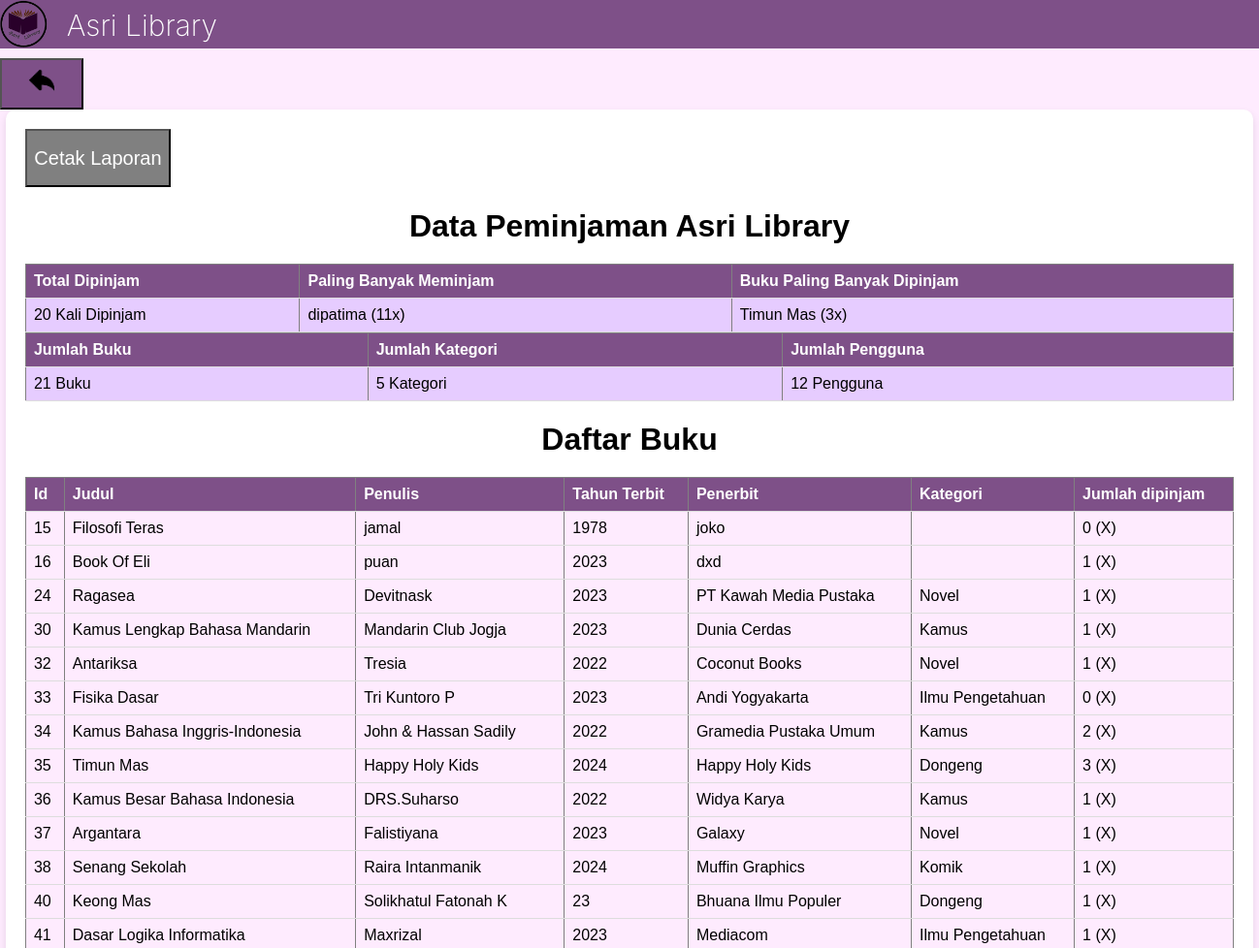
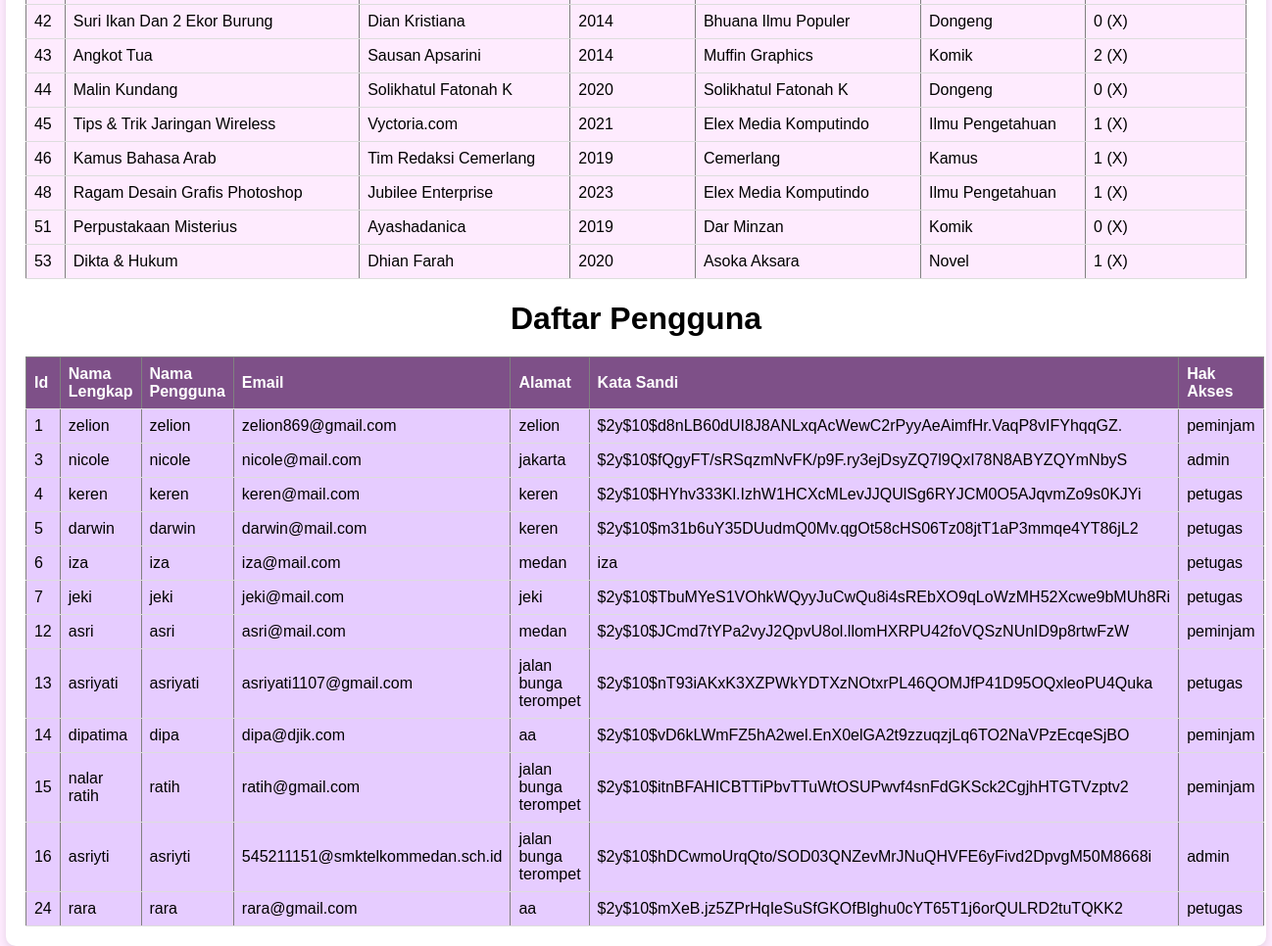
Page /admin/laporan.php (signed in) on the committed database (2 pictures, top to bottom).
### tables this page shows
CREATE TABLE `buku` (
  `id` int(12) NOT NULL,
  `judul` varchar(255) DEFAULT NULL,
  `penulis` varchar(255) DEFAULT NULL,
  `penerbit` varchar(255) DEFAULT NULL,
  `tahun_terbit` int(12) DEFAULT NULL,
  `gambar` varchar(255) DEFAULT NULL,
  `sinopsis` longtext DEFAULT NULL
);

CREATE TABLE `user` (
  `id` int(12) NOT NULL,
  `nama_lengkap` varchar(255) DEFAULT NULL,
  `username` varchar(50) DEFAULT NULL,
  `email` varchar(50) DEFAULT NULL,
  `alamat` varchar(255) DEFAULT NULL,
  `password` varchar(255) DEFAULT NULL,
  `role` enum('admin','petugas','peminjam') DEFAULT NULL
);

### admin/laporan.php (the view, shortened to what this page needs)
<?php
$conn = mysqli_connect('localhost', 'root', '', 'asri_library');
$queryTotalPeminjaman = "SELECT COUNT(*) AS total_peminjaman FROM peminjaman";
$queryPalingBanyakMeminjam = "SELECT u.nama_lengkap, COUNT(*) AS jumlah_peminjaman FROM peminjaman p
                            JOIN user u ON p.user_id = u.id
                            GROUP BY p.user_id
                            ORDER BY jumlah_peminjaman DESC
                            LIMIT 1";
$queryBukuPalingBanyakDipinjam = "SELECT b.judul, COUNT(*) AS jumlah_peminjaman FROM peminjaman p
                                JOIN buku b ON p.buku_id = b.id
                                GROUP BY p.buku_id
                                ORDER BY jumlah_peminjaman DESC
                                LIMIT 1";
$queryJumlahBuku = "SELECT COUNT(*) AS jumlah_buku FROM buku";
$queryJumlahKategori = "SELECT COUNT(*) AS jumlah_kategori FROM kategori";
$queryJumlahPengguna = "SELECT COUNT(*) AS jumlah_pengguna FROM user";
$queryDaftarBuku = "SELECT
                        b.id,
                        b.judul,
                        b.penulis,
                        b.tahun_terbit,
                        b.penerbit,
                        K.nama_kategori,
                        COUNT(p.id) AS jumlah_dipinjam
                    FROM
                        buku b
                    LEFT JOIN
                        kategori_buku_relasi kb ON b.id = kb.buku_id
                    LEFT JOIN
                        Kategori K ON kb.kategori_id = K.id
                    LEFT JOIN
                        peminjaman p ON b.id = p.buku_id
                    GROUP BY
                        b.id";
$queryDaftarPengguna = "SELECT * FROM user";
$resultTotalPeminjaman = mysqli_query($conn, $queryTotalPeminjaman);
$resultPalingBanyakMeminjam = mysqli_query($conn, $queryPalingBanyakMeminjam);
$resultBukuPalingBanyakDipinjam = mysqli_query($conn, $queryBukuPalingBanyakDipinjam);
$resultJumlahBuku = mysqli_query($conn, $queryJumlahBuku);
$resultJumlahKategori = mysqli_query($conn, $queryJumlahKategori);
$resultJumlahPengguna = mysqli_query($conn, $queryJumlahPengguna);
$resultDaftarBuku = mysqli_query($conn, $queryDaftarBuku);
$resultDaftarPengguna = mysqli_query($conn, $queryDaftarPengguna);
$totalPeminjaman = mysqli_fetch_assoc($resultTotalPeminjaman);
$palingBanyakMeminjam = mysqli_fetch_assoc($resultPalingBanyakMeminjam);
$bukuPalingBanyakDipinjam = mysqli_fetch_assoc($resultBukuPalingBanyakDipinjam);
$jumlahBuku = mysqli_fetch_assoc($resultJumlahBuku);
$jumlahKategori = mysqli_fetch_assoc($resultJumlahKategori);
$jumlahPengguna = mysqli_fetch_assoc($resultJumlahPengguna);
$daftarBuku = mysqli_fetch_all($resultDaftarBuku, MYSQLI_ASSOC);
$daftarPengguna = mysqli_fetch_all($resultDaftarPengguna, MYSQLI_ASSOC);
?>
<!DOCTYPE html>
<html lang="en">
<head>
    <link rel="stylesheet" type="text/css" href="css/laporan.css">
    <link rel="stylesheet" type="text/css" href="css/navbar.css">
    <link rel="stylesheet" type="text/css" href="css/active.css">
</head>
<body style="background-color: rgb(254, 235, 254);">
    <nav class="navbar-atas">
        <div class="logo">
            <img src="gambar/logo.png ">
            <p>Asri Library</p>
        </div>
    </nav>
    <nav class="navbar-bawah">
        <button class="home" style="background-color:rgb(126, 80, 136); margin-top: 10px;">
            <a href="home.php" class="btn" style="font-size: 30px;  ">
                <img src="gambar/kembali.png" style="width: 70px;">
            </a>
        </button>
    </nav>
    <div class="container">
        <div class="cetak-laporan"><button onclick="window.print()"
                style="width: 150px; height: 60px; font-size: 20px; background-color:grey; color: white;">Cetak
                Laporan</button></div>
        <h1 style="font-family: 'Gill Sans', 'Gill Sans MT', Calibri, 'Trebuchet MS', sans-serif;">Data Peminjaman Asri
            Library</h1>
        <table border="1" class="table-1">
            <thead>
                <tr style="color: white;">
                    <th>Total Dipinjam</th>
                    <th>Paling Banyak Meminjam</th>
                    <th>Buku Paling Banyak Dipinjam</th>
                </tr>
            </thead>
            <tbody>
                <tr>
                    <td>
                        <?php echo $totalPeminjaman['total_peminjaman']; ?> Kali Dipinjam
                    </td>
                    <td>
                        <?php echo $palingBanyakMeminjam['nama_lengkap'] . " (" . $palingBanyakMeminjam['jumlah_peminjaman'] . "x)"; ?>
                    </td>
                    <td>
                        <?php echo $bukuPalingBanyakDipinjam['judul'] . " (" . $bukuPalingBanyakDipinjam['jumlah_peminjaman'] . "x)"; ?>
                    </td>
                </tr>
            </tbody>
        </table>
        <table border="1" class="table-2">
            <thead>
                <tr style="color: white;">
                    <th>Jumlah Buku</th>
                    <th>Jumlah Kategori</th>
                    <th>Jumlah Pengguna</th>
                </tr>
            </thead>
            <tbody>
                <tr>
                    <td>
                        <?php echo $jumlahBuku['jumlah_buku']; ?> Buku
                    </td>
                    <td>
                        <?php echo $jumlahKategori['jumlah_kategori']; ?> Kategori
                    </td>
                    <td>
                        <?php echo $jumlahPengguna['jumlah_pengguna']; ?> Pengguna
                    </td>
                </tr>
            </tbody>
        </table>
        <h1 style="font-family: 'Gill Sans', 'Gill Sans MT', Calibri, 'Trebuchet MS', sans-serif;">Daftar Buku</h1>
        <table border="1" class="table-3">
            <thead>
                <tr style="color:white">
                    <th>Id</th>
                    <th>Judul</th>
                    <th>Penulis</th>
                    <th>Tahun Terbit</th>
                    <th>Penerbit</th>
                    <th>Kategori</th>
                    <th>Jumlah dipinjam</th>
                </tr>
            </thead>
            <tbody>
                <?php foreach ($daftarBuku as $buku): ?>
                    <tr>
                        <td>
                            <?php echo $buku['id']; ?>
                        </td>
                        <td>
                            <?php echo $buku['judul']; ?>
                        </td>
                        <td>
                            <?php echo $buku['penulis']; ?>
                        </td>
                        <td>
                            <?php echo $buku['tahun_terbit']; ?>
                        </td>
                        <td>
                            <?php echo $buku['penerbit']; ?>
                        </td>
                        <td>
                            <?php echo $buku['nama_kategori']; ?>
                        </td>
                        <td>
                            <?php echo $buku['jumlah_dipinjam']; ?> (X)
                        </td>
                    </tr>
                <?php endforeach; ?>
            </tbody>
        </table>
        <h1 style=" font-family: 'Gill Sans', 'Gill Sans MT', Calibri, 'Trebuchet MS', sans-serif;">Daftar Pengguna</h1>
        <table border="1" class="table-4">
            <thead>
                <tr style="color: white;">
                    <th>Id</th>
                    <th>Nama Lengkap</th>
                    <th>Nama Pengguna</th>
                    <th>Email</th>
                    <th>Alamat</th>
                    <th>Kata Sandi</th>
                    <th>Hak Akses</th>
                </tr>
            </thead>
            <tbody>
                <?php foreach ($daftarPengguna as $pengguna): ?>
                    <tr>
                        <td>
                            <?php echo $pengguna['id']; ?>
                        </td>
                        <td>
                            <?php echo $pengguna['nama_lengkap']; ?>
                        </td>
                        <td>
                            <?php echo $pengguna['username']; ?>
                        </td>
                        <td>
                            <?php echo $pengguna['email']; ?>
                        </td>
                        <td>
                            <?php echo $pengguna['alamat']; ?>
                        </td>
                        <td>
                            <?php echo $pengguna['password']; ?>
                        </td>
                        <td>
                            <?php echo $pengguna['role']; ?>
                        </td>
                    </tr>
                <?php endforeach; ?>
            </tbody>
        </table>
    </div>
</body>
</html>

### admin/css/laporan.css (style rules this page uses)
body { margin: 0; font-family: Arial, sans-serif; background-color: #f0f0f0; }
.container { width: 90%; margin: 0 auto; padding: 20px; background-color: #fff; border-radius: 10px; box-shadow: 0 4px 8px rgba(0, 0, 0, 0.1); }
h1 { text-align: center; margin-bottom: 20px; }
table { width: 100%; border-collapse: collapse; }
th, td { padding: 8px; text-align: left; border-bottom: 1px solid #ddd; }
th { background-color: #979797; }
.table-1 { background-color: #ffcccc; }
.table-2 { background-color: #ccffcc; }
.table-3 { background-color: #cce6ff; }
.table-4 { background-color: #e6ccff; }

### admin/css/navbar.css (style rules this page uses)
body { margin: 0; }
.navbar-atas { width: 100%; height: 50px; }
.logo { height: 100%; margin: 0; width: 100%; display: flex; background-color: rgb(126, 80, 136); }
.logo p { color: rgb(255, 255, 255); font-size: 30px; font-family: Inter; font-weight: 200; word-wrap: break-word; margin-left: 10px; margin-top: 8px; }

### admin/laporan.php (style rules this page uses)
.table-1 { background-color: #e6ccff; }
.table-2 { background-color: #e6ccff; }
.table-3 { background-color: rgb(254, 235, 254); }
.table-4 { background-color: #e6ccff; }
th, td { padding: 8px; text-align: left; border-bottom: 1px solid #ddd; }
th { background-color: rgb(126, 80, 136); }
.container { width: 96%; margin: 0 auto; padding: 20px; background-color: #fff; border-radius: 10px; box-shadow: 0 4px 8px rgba(0, 0, 0, 0.1); }

### rows in the picture
buku: id "15", judul "Filosofi Teras", penulis "jamal", tahun_terbit "1978", penerbit "joko", jumlah_dipinjam "0"
buku: id "16", judul "Book Of Eli", penulis "puan", tahun_terbit "2023", penerbit "dxd", jumlah_dipinjam "1"
buku: id "24", judul "Ragasea", penulis "Devitnask", tahun_terbit "2023", penerbit "PT Kawah Media Pustaka", nama_kategori "Novel", jumlah_dipinjam "1"
buku: id "30", judul "Kamus Lengkap Bahasa Mandarin", penulis "Mandarin Club Jogja", tahun_terbit "2023", penerbit "Dunia Cerdas", nama_kategori "Kamus", jumlah_dipinjam "1"
buku: id "32", judul "Antariksa", penulis "Tresia", tahun_terbit "2022", penerbit "Coconut Books", nama_kategori "Novel", jumlah_dipinjam "1"
buku: id "33", judul "Fisika Dasar", penulis "Tri Kuntoro P", tahun_terbit "2023", penerbit "Andi Yogyakarta", nama_kategori "Ilmu Pengetahuan", jumlah_dipinjam "0"
buku: id "34", judul "Kamus Bahasa Inggris-Indonesia", penulis "John & Hassan Sadily", tahun_terbit "2022", penerbit "Gramedia Pustaka Umum", nama_kategori "Kamus", jumlah_dipinjam "2"
buku: id "35", judul "Timun Mas", penulis "Happy Holy Kids", tahun_terbit "2024", penerbit "Happy Holy Kids", nama_kategori "Dongeng", jumlah_dipinjam "3"
buku: id "36", judul "Kamus Besar Bahasa Indonesia", penulis "DRS.Suharso", tahun_terbit "2022", penerbit "Widya Karya", nama_kategori "Kamus", jumlah_dipinjam "1"
buku: id "37", judul "Argantara", penulis "Falistiyana", tahun_terbit "2023", penerbit "Galaxy", nama_kategori "Novel", jumlah_dipinjam "1"
buku: id "38", judul "Senang Sekolah", penulis "Raira Intanmanik", tahun_terbit "2024", penerbit "Muffin Graphics", nama_kategori "Komik", jumlah_dipinjam "1"
buku: id "40", judul "Keong Mas", penulis "Solikhatul Fatonah K", tahun_terbit "23", penerbit "Bhuana Ilmu Populer", nama_kategori "Dongeng", jumlah_dipinjam "1"
buku: id "41", judul "Dasar Logika Informatika", penulis "Maxrizal", tahun_terbit "2023", penerbit "Mediacom", nama_kategori "Ilmu Pengetahuan", jumlah_dipinjam "1"
buku: id "42", judul "Suri Ikan Dan 2 Ekor Burung", penulis "Dian Kristiana", tahun_terbit "2014", penerbit "Bhuana Ilmu Populer", nama_kategori "Dongeng", jumlah_dipinjam "0"
buku: id "43", judul "Angkot Tua", penulis "Sausan Apsarini", tahun_terbit "2014", penerbit "Muffin Graphics", nama_kategori "Komik", jumlah_dipinjam "2"
buku: id "44", judul "Malin Kundang", penulis "Solikhatul Fatonah K", tahun_terbit "2020", penerbit "Solikhatul Fatonah K", nama_kategori "Dongeng", jumlah_dipinjam "0"
buku: id "45", judul "Tips & Trik Jaringan Wireless", penulis "Vyctoria.com", tahun_terbit "2021", penerbit "Elex Media Komputindo", nama_kategori "Ilmu Pengetahuan", jumlah_dipinjam "1"
buku: id "46", judul "Kamus Bahasa Arab", penulis "Tim Redaksi Cemerlang", tahun_terbit "2019", penerbit "Cemerlang", nama_kategori "Kamus", jumlah_dipinjam "1"
buku: id "48", judul "Ragam Desain Grafis Photoshop", penulis "Jubilee Enterprise", tahun_terbit "2023", penerbit "Elex Media Komputindo", nama_kategori "Ilmu Pengetahuan", jumlah_dipinjam "1"
buku: id "51", judul "Perpustakaan Misterius", penulis "Ayashadanica", tahun_terbit "2019", penerbit "Dar Minzan", nama_kategori "Komik", jumlah_dipinjam "0"
buku: id "53", judul "Dikta & Hukum", penulis "Dhian Farah", tahun_terbit "2020", penerbit "Asoka Aksara", nama_kategori "Novel", jumlah_dipinjam "1"
user: id "1", nama_lengkap "zelion", username "zelion", email "zelion869@gmail.com", alamat "zelion", password "$2y$10$d8nLB60dUI8J8ANLxqAcWewC2rPyyAeAimfHr.VaqP8vIFYhqqGZ.", role "peminjam"
user: id "3", nama_lengkap "nicole", username "nicole", email "nicole@mail.com", alamat "jakarta", password "$2y$10$fQgyFT/sRSqzmNvFK/p9F.ry3ejDsyZQ7l9QxI78N8ABYZQYmNbyS", role "admin"
user: id "4", nama_lengkap "keren", username "keren", email "keren@mail.com", alamat "keren", password "$2y$10$HYhv333Kl.IzhW1HCXcMLevJJQUlSg6RYJCM0O5AJqvmZo9s0KJYi", role "petugas"
user: id "5", nama_lengkap "darwin", username "darwin", email "darwin@mail.com", alamat "keren", password "$2y$10$m31b6uY35DUudmQ0Mv.qgOt58cHS06Tz08jtT1aP3mmqe4YT86jL2", role "petugas"
user: id "6", nama_lengkap "iza", username "iza", email "iza@mail.com", alamat "medan", password "iza", role "petugas"
user: id "7", nama_lengkap "jeki", username "jeki", email "jeki@mail.com", alamat "jeki", password "$2y$10$TbuMYeS1VOhkWQyyJuCwQu8i4sREbXO9qLoWzMH52Xcwe9bMUh8Ri", role "petugas"
user: id "12", nama_lengkap "asri", username "asri", email "asri@mail.com", alamat "medan", password "$2y$10$JCmd7tYPa2vyJ2QpvU8ol.llomHXRPU42foVQSzNUnID9p8rtwFzW", role "peminjam"
user: id "13", nama_lengkap "asriyati", username "asriyati", email "asriyati1107@gmail.com", alamat "jalan bunga terompet", password "$2y$10$nT93iAKxK3XZPWkYDTXzNOtxrPL46QOMJfP41D95OQxleoPU4Quka", role "petugas"
user: id "14", nama_lengkap "dipatima", username "dipa", email "dipa@djik.com", alamat "aa", password "$2y$10$vD6kLWmFZ5hA2wel.EnX0elGA2t9zzuqzjLq6TO2NaVPzEcqeSjBO", role "peminjam"
user: id "15", nama_lengkap "nalar ratih", username "ratih", email "ratih@gmail.com", alamat "jalan bunga terompet", password "$2y$10$itnBFAHICBTTiPbvTTuWtOSUPwvf4snFdGKSck2CgjhHTGTVzptv2", role "peminjam"
user: id "16", nama_lengkap "asriyti", username "asriyti", email "545211151@smktelkommedan.sch.id", alamat "jalan bunga terompet", password "$2y$10$hDCwmoUrqQto/SOD03QNZevMrJNuQHVFE6yFivd2DpvgM50M8668i", role "admin"
user: id "24", nama_lengkap "rara", username "rara", email "rara@gmail.com", alamat "aa", password "$2y$10$mXeB.jz5ZPrHqIeSuSfGKOfBlghu0cYT65T1j6orQULRD2tuTQKK2", role "petugas"

### other values in the picture
$totalPeminjaman['total_peminjaman'] "20"
$palingBanyakMeminjam['nama_lengkap'] "dipatima"
$palingBanyakMeminjam['jumlah_peminjaman'] "11"
$bukuPalingBanyakDipinjam['judul'] "Timun Mas"
$bukuPalingBanyakDipinjam['jumlah_peminjaman'] "3"
$jumlahBuku['jumlah_buku'] "21"
$jumlahKategori['jumlah_kategori'] "5"
$jumlahPengguna['jumlah_pengguna'] "12"
